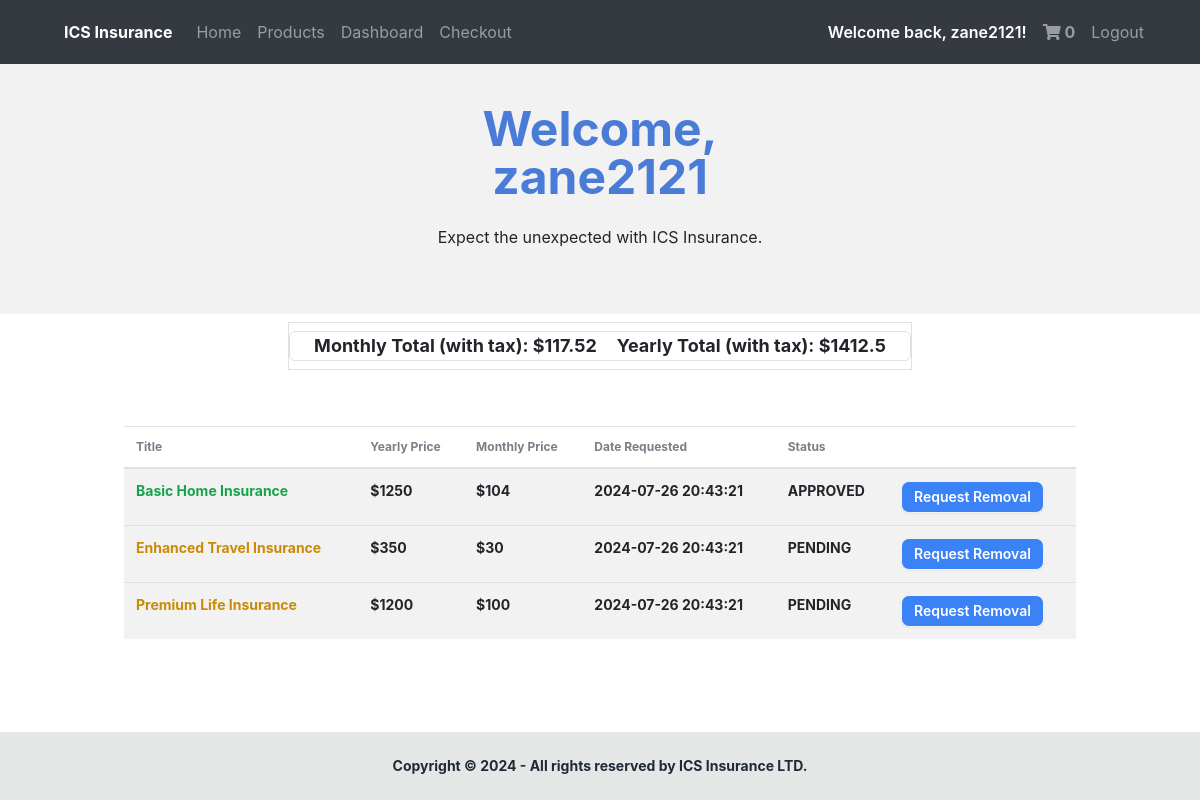
The page /dashboard (signed in) on the database its author committed.
### docs/models.py (models this page shows, shortened)
class User(db.Model, UserMixin): #Use UserMixin class to add prexisting methods
    id = db.Column(db.Integer(), primary_key = True)
    username = db.Column(db.String(length = 45), nullable = False, unique = True)
    email_address = db.Column(db.String(), unique = True, nullable = False)
    password_hash = db.Column(db.String(), nullable = False)
    isAdmin = db.Column(db.Boolean())
    insuranceSelection = db.relationship('Purchases', backref = "insurance_selection", lazy = True)
    @property
    def password(self):
      return self.password

class Purchases(db.Model):
  id = db.Column(db.Integer(), primary_key = True)
  title =  db.Column(db.String(length = 45), nullable = False)
  type =  db.Column(db.String(length = 45), nullable = False)
  purchased_date = db.Column(db.DateTime(timezone=True), default=func.now())
  yearly_price = db.Column(db.Integer(), nullable = False)
  month_price = db.Column(db.Integer(), nullable = False)
  owner = db.Column(db.Integer(), db.ForeignKey("user.id"))
  status = db.Column(db.String(length = 45), nullable = False)

### docs/routes.py (the view)
@login_required #Require login before the route to the dashboard is set up
@app.route("/dashboard", methods = ["POST", "GET"])
def dashboard_page():
  list_of_messages = [
    "Insure your assets today.",
    "Protect you and your loved ones today.",
    "Expect the unexpected with ICS Insurance.",
    "Be prepared for anything that comes your way.",
    "Remain adaptable.",
  ]
  display_message = random.choice(list_of_messages)
  if not current_user.is_authenticated:
    return redirect(url_for("login_page"))
  approved = Purchases.query.filter_by(owner = current_user.id, status = "APPROVED").all()
  pending = Purchases.query.filter_by(owner = current_user.id, status = "PENDING").all()
  declined = Purchases.query.filter_by(owner = current_user.id, status = "DECLINED").all()
  cart_count = Cart.query.filter_by(owner = current_user.id).count()
  monthly_total = 0
  for item in approved:
    monthly_total += item.month_price
  monthly_total = monthly_total * 1.13
  monthly_total = round(monthly_total, 2)
  yearly_total = 0
  for item in approved:
    yearly_total += item.yearly_price
  yearly_total = yearly_total * 1.13
  yearly_total = round(yearly_total, 2)
  discount=0
  if len(approved) == 2:
    yearly_total = yearly_total * 0.9
    monthly_total = monthly_total * 0.9
    monthly_total = round(monthly_total, 2)
    yearly_total = round(yearly_total, 2)
    discount = 10
  elif len(approved) > 2:
    yearly_total = yearly_total * 0.8
    monthly_total = monthly_total * 0.8
    monthly_total = round(monthly_total, 2)
    yearly_total = round(yearly_total, 2)
    discount = 20
  else:
    yearly_total = yearly_total
    monthly_total = monthly_total
    monthly_total = round(monthly_total, 2)
    yearly_total = round(yearly_total, 2)
    discount = 0
  approved_types = ""
  if approved != []:
    for item in approved:
      approved_types += item.type + " + "
    approved_types = approved_types[:-3]
  else:
    approved_types = 0
  return render_template("dashboard.html", cart_count = cart_count,approved_types=approved_types, discount=discount, user = current_user, approved = approved, pending = pending, declined = declined, monthly_total = monthly_total, yearly_total = yearly_total, display_message = display_message)

### docs/models.py (called while the page is built)
@loginmanager.user_loader #Required property for the users to be authenticated
def load_user(user_id):
    return User.query.get(user_id)

### docs/templates/dashboard.html (shortened to what this page needs)
{% extends "base.html" %} {%block head%} {%endblock %} {% block body %} {% if
current_user.is_authenticated %}
<div class="hero bg-base-200 min-h-[250px]">
  <div class="hero-content text-center">
    <div class="max-w-md">
      <h1 style="color: rgb(73, 123, 215)" class="text-5xl font-bold">
        Welcome, {{ current_user.username }}
      </h1>
      <p class="py-6">{{ display_message }}</p>
    </div>
  </div>
</div>
<div
  class="totals text-lg mx-auto flex flex-col gap-y-3 text-center my-2 font-bold border border-2 border-pink-600"
>
   {% if approved or declined or pending %}
  <div
    class="text-lg my-2 flex-row flex justify-center gap-x-5 rounded-md border border-2 w-fit mx-auto px-4 border-pink-600"
  >
    <p>Monthly Total (with tax): ${{ monthly_total }}</p>
    <p>Yearly Total (with tax): ${{ yearly_total }}</p>
  </div>
  {% endif %}
</div>
<div class="w-5/6 mx-auto px-4 py-12">
  <div class="overflow-x-auto font-bold">
    <table class="table">
      {% if approved or pending or declined %}
      <thead>
        <tr>
          <th>Title</th>
          <th>Yearly Price</th>
          <th>Monthly Price</th>
          <th>Date Requested</th>
          <th>Status</th>
          <th></th>
        </tr>
      </thead>
      <tbody>
        {% for approved_item in approved %}
        <tr class="bg-base-200">
          <td class="text-green-600 font-bold">{{approved_item.title}}</td>
          <td>${{approved_item.yearly_price}}</td>
          <td>${{approved_item.month_price}}</td>
          <td>{{approved_item.purchased_date}}</td>
          <td>{{approved_item.status}}</td>
          <td>
            <a
              href="/removeoption?item_id={{approved_item.id}}"
              class="btn btn-md lg:btn-sm bg-blue-500 text-white"
            >
              Request Removal
            </a>
          </td>
        </tr>
        {% endfor %} {% for pending_item in pending %}
        <tr class="bg-base-200">
          <td class="text-yellow-600 font-bold">{{pending_item.title}}</td>
          <td>${{pending_item.yearly_price}}</td>
          <td>${{pending_item.month_price}}</td>
          <td>{{pending_item.purchased_date}}</td>
          <td>{{pending_item.status}}</td>
          <td>
            <a
              href="/removeoption?item_id={{pending_item.id}}"
              class="btn btn-sm bg-blue-500 text-white"
            >
              Request Removal
            </a>
          </td>
        </tr>
        {% endfor %}
      </tbody>
    {% endif %}
  </table>
  {% endif %}
  </div>
</div>
{% endblock %}

### docs/templates/base.html (shortened to what this page needs)
<!DOCTYPE html>
<html lang="en" data-theme="light">
  <head>
    <link
      rel="stylesheet"
      href="https://stackpath.bootstrapcdn.com/bootstrap/4.4.1/css/bootstrap.min.css"
    />
    <link
      rel="stylesheet"
      href="https://cdnjs.cloudflare.com/ajax/libs/font-awesome/5.15.3/css/all.min.css"
    />
    <link
      rel="stylesheet"
      href="https://stackpath.bootstrapcdn.com/font-awesome/4.7.0/css/font-awesome.min.css"
    />
    <link
      href="https://cdn.jsdelivr.net/npm/daisyui@4.12.10/dist/full.min.css"
      rel="stylesheet"
      type="text/css"
    />
    <link
      href="https://cdn.jsdelivr.net/npm/daisyui@4.12.10/dist/full.min.css"
      rel="stylesheet"
      type="text/css"
    />
    <script src="https://cdn.tailwindcss.com"></script>
  </head>
  <body style="overflow-x: clip;" class="bg-white min-h-screen flex flex-start flex-col" style="background-color: white">
    <nav class="navbar navbar-expand-lg navbar-dark bg-dark">
      <div class="collapse navbar-collapse" id="navbar">
        <div class="navbar-nav flex-grow-1 ms-10 me-10">
          <a class="nav-item nav-link font-bold text-white mx-2"
            >ICS Insurance</a
          >
          <a class="nav-item nav-link" id="home" href="/">Home</a>
          <a class="nav-item nav-link" id="products" href="/products"
            >Products</a
          >
          {% if current_user.is_authenticated %}
          <a class="nav-item nav-link" id="dashboard" href="/dashboard"
            >Dashboard</a
          >
          <a class="nav-item nav-link" id="checkout" href="/checkout"
            >Checkout</a
          >
          <div class="lg:ml-auto lg:flex lg:align-items-center justify-center">
            <p class="font-semibold text-white my-auto mx-2">
              Welcome back, {{current_user.username}}!
            </p>
            <a
              class="nav-item nav-link font-bold"
              id="shopping-cart"
              href="/checkout"
            >
              <i class="fas fa-shopping-cart"></i>
              {% if current_user.is_authenticated %} {{cart_count}} {% endif %}
            </a>
            <a class="nav-item nav-link" id="logout" href="/logout">Logout</a>
          </div>
          {% endif %}
        </div>
      </div>
    </nav>
    {% block body %}{% endblock %}
  </body>
  <footer class="footer footer-center bg-base-300 text-base-content p-4 md:p-6 lg:p-8 mt-auto font-bold">
    <aside>
      <p>Copyright © 2024 - All rights reserved by ICS Insurance LTD.</p>
    </aside>
  </footer>
</html>

### rows shown on the page
User: username "zane2121"
Purchases: title "Basic Home Insurance", yearly_price "1250", month_price "104", purchased_date "2024-07-26 20:43:21", status "APPROVED"
Purchases: title "Enhanced Travel Insurance", yearly_price "350", month_price "30", purchased_date "2024-07-26 20:43:21", status "PENDING"
Purchases: title "Premium Life Insurance", yearly_price "1200", month_price "100", purchased_date "2024-07-26 20:43:21", status "PENDING"

### other values the page prints
{{ cart_count }} "0"
{{ monthly_total }} "117.52"
{{ yearly_total }} "1412.5"
